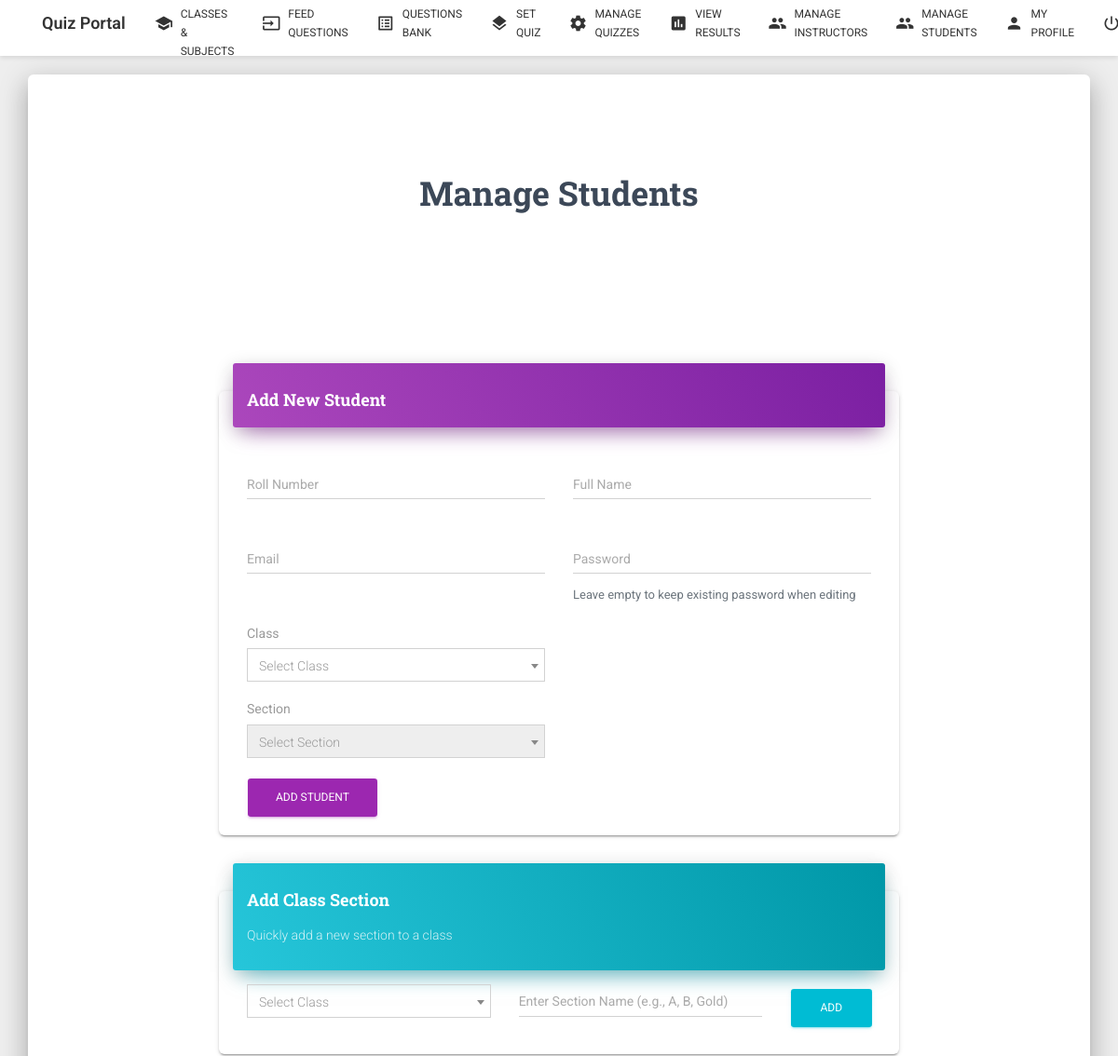
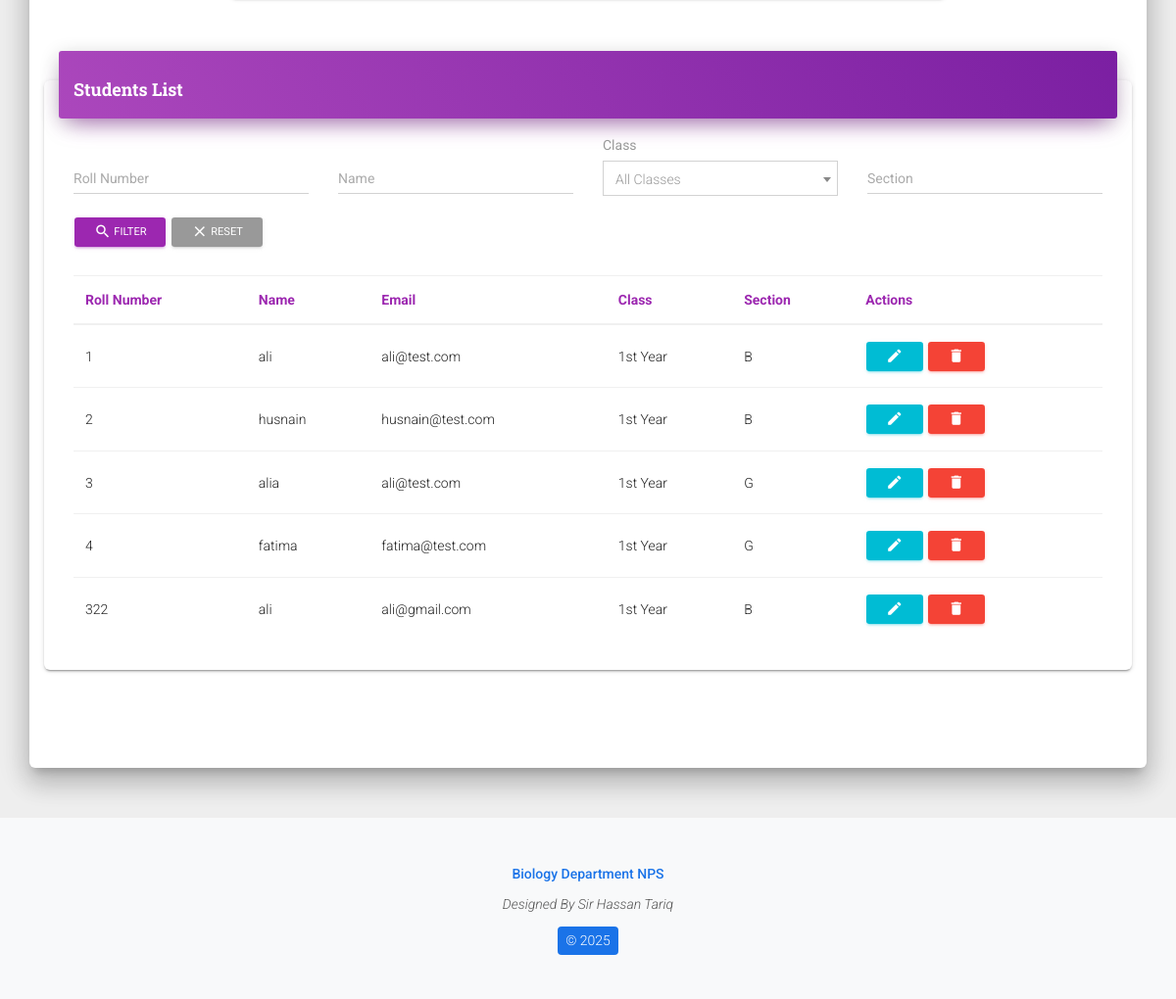
The page /code/manage_students.php (signed in) on the database its author committed (2 pictures, top to bottom).
### tables this page shows
CREATE TABLE `studentinfo` (
  `name` varchar(30) NOT NULL,
  `rollnumber` int(11) NOT NULL,
  `department` varchar(20) NOT NULL,
  `program` varchar(20) NOT NULL,
  `password` varchar(20) NOT NULL,
  `email` varchar(50) NOT NULL,
  `section_id` int(11) DEFAULT NULL COMMENT 'Reference to class_sections table',
  `section` varchar(50) DEFAULT NULL COMMENT 'Student section'
);

### code/manage_students.php (the view, shortened to what this page needs)
<?php
include "database.php";
$students_html = "";
$recordsPerPage = 10;
$page = isset($_GET['page']) ? intval($_GET['page']) : 1;
$offset = ($page - 1) * $recordsPerPage;
$filter_roll = isset($_GET['filter_roll']) ? trim($_GET['filter_roll']) : '';
$filter_name = isset($_GET['filter_name']) ? trim($_GET['filter_name']) : '';
$filter_section = isset($_GET['filter_section']) ? trim($_GET['filter_section']) : '';
$params = [];
$where_clause = '';
$fetch_students_sql = "SELECT s.*, c.class_id FROM studentinfo s
                       LEFT JOIN classes c ON s.department = c.class_name
                       $where_clause
                       ORDER BY s.rollnumber ASC
                       LIMIT ? OFFSET ?";
$stmt = $conn->prepare($fetch_students_sql);
if (!empty($params)) {
    $params[] = $recordsPerPage;
    $params[] = $offset;
    $types = str_repeat('s', count($params) - 2) . 'ii';
    $stmt->bind_param($types, ...$params);
} else {
    $stmt->bind_param('ii', $recordsPerPage, $offset);
}
$stmt->execute();
$students_result = $stmt->get_result();
if ($students_result && $students_result->num_rows > 0) {
    while ($student = $students_result->fetch_assoc()) {
        $students_html .= sprintf(
            '<tr>
                <td>%s</td>
                <td>%s</td>
                <td>%s</td>
                <td>%s</td>
                <td>%s</td>
                <td>
                    <button type="button" class="btn btn-info btn-sm" onclick="editStudent(%d, \'%s\', \'%s\', \'%s\', \'%s\')">
                        <i class="material-icons">edit</i>
                    </button>
                    <button type="button" class="btn btn-danger btn-sm" onclick="deleteStudent(%d)">
                        <i class="material-icons">delete</i>
                    </button>
                </td>
            </tr>',
            htmlspecialchars($student['rollnumber']),
            htmlspecialchars($student['name']),
            htmlspecialchars($student['email']),
            htmlspecialchars($student['department']),
            htmlspecialchars($student['section'] ?? ''),
            $student['rollnumber'],
            addslashes($student['name']),
            addslashes($student['email']),
            addslashes($student['class_id'] ?? ''),
            addslashes($student['section'] ?? ''),
            $student['rollnumber']
        );
    }
} else {
    $students_html = '<tr><td colspan="6" class="text-center">No students found matching your criteria.</td></tr>';
}
?>
<!DOCTYPE html>
<html lang="en">
<head>
    <link rel="stylesheet" href="https://cdnjs.cloudflare.com/ajax/libs/font-awesome/6.4.0/css/all.min.css">
    <link href="./assets/css/material-kit.css?v=2.0.4" rel="stylesheet" />
    <link href="https://cdnjs.cloudflare.com/ajax/libs/select2/4.0.13/css/select2.min.css" rel="stylesheet" />
</head>
<body class="landing-page sidebar-collapse">
    <nav class="navbar fixed-top navbar-expand-lg">
        <div class="container">
            <div class="navbar-translate">
                <a class="navbar-brand" href="instructorhome.php">Quiz Portal</a>
            </div>
            <div class="collapse navbar-collapse">
                <ul class="navbar-nav ml-auto">
                    <li class="nav-item">
                        <a href="manage_classes_subjects.php" class="nav-link">
                            <i class="material-icons">school</i> Manage Classes & Subjects
                        </a>
                    </li>
                    <li class="nav-item">
                        <a href="questionfeed.php" class="nav-link">
                            <i class="material-icons">input</i> Feed Questions
                        </a>
                    </li>
                    <li class="nav-item">
                        <a href="view_questions.php" class="nav-link">
                            <i class="material-icons">list_alt</i> Questions Bank
                        </a>
                    </li>
                    <li class="nav-item">
                        <a href="quizconfig.php" class="nav-link">
                            <i class="material-icons">layers</i> Set Quiz
                        </a>
                    </li>
                    <li class="nav-item">
                        <a href="manage_quizzes.php" class="nav-link">
                            <i class="material-icons">settings</i> Manage Quizzes
                        </a>
                    </li>
                    <li class="nav-item">
                        <a href="view_quiz_results.php" class="nav-link">
                            <i class="material-icons">assessment</i> View Results
                        </a>
                    </li>
                    <li class="nav-item">
                        <a href="manage_instructors.php" class="nav-link">
                            <i class="material-icons">people</i> Manage Instructors
                        </a>
                    </li>
                    <li class="nav-item">
                        <a href="manage_students.php" class="nav-link">
                            <i class="material-icons">group</i> Manage Students
                        </a>
                    </li>
                    <li class="nav-item">
                        <a href="my_profile.php" class="nav-link">
                            <i class="material-icons">person</i> My Profile
                        </a>
                    </li>
                    <li class="nav-item">
                        <a class="nav-link" rel="tooltip" title="" data-placement="bottom" href="instructorlogout.php" data-original-title="Get back to Login Page">
                            <i class="material-icons">power_settings_new</i> Log Out
                        </a>
                    </li>
                </ul>
            </div>
        </div>
    </nav>
    <div class="wrapper">
        <div class="main main-raised">
            <div class="container">
                <div class="section text-center">
                    <h2 class="title">Manage Students</h2>
                </div>
                <div class="section">
                    <div class="row">
                        <div class="col-md-8 ml-auto mr-auto">
                            <div class="card">
                                <div class="card-header card-header-primary">
                                    <h4 class="card-title">Add New Student</h4>
                                </div>
                                <div class="card-body">
                                    <form method="POST" action="manage_students.php" id="studentForm">
                                        <div class="row">
                                            <div class="col-md-6">
                                                <div class="form-group">
                                                    <label class="bmd-label-floating">Roll Number</label>
                                                    <input type="number" class="form-control" name="rollnumber" id="rollnumber" required>
                                                </div>
                                            </div>
                                            <div class="col-md-6">
                                                <div class="form-group">
                                                    <label class="bmd-label-floating">Full Name</label>
                                                    <input type="text" class="form-control" name="name" id="name" required>
                                                </div>
                                            </div>
                                        </div>
                                        <div class="row">
                                            <div class="col-md-6">
                                                <div class="form-group">
                                                    <label class="bmd-label-floating">Email</label>
                                                    <input type="email" class="form-control" name="email" id="email" required>
                                                </div>
                                            </div>
                                            <div class="col-md-6">
                                                <div class="form-group">
                                                    <label class="bmd-label-floating">Password</label>
                                                    <input type="password" class="form-control" name="password" id="password">
                                                    <small class="form-text text-muted">Leave empty to keep existing password when editing</small>
                                                </div>
                                            </div>
                                        </div>
                                        <div class="row">
                                            <div class="col-md-6">
                                                <div class="form-group">
                                                    <label class="bmd-label-floating">Class</label>
                                                </div>
                                            </div>
                                        </div>
                                        <div class="row">
                                            <div class="col-md-6">
                                                <div class="form-group">
                                                    <label class="bmd-label-floating">Section</label>
                                                </div>
                                            </div>
                                        </div>
                                        <button type="submit" name="add_student" class="btn btn-primary pull-right">Add Student</button>
                                    </form>
                                </div>
                            </div>
                        </div>
                    </div>
                    <div class="row mb-4">
                        <div class="col-md-8 ml-auto mr-auto">
                            <div class="card">
                                <div class="card-header card-header-info">
                                    <h4 class="card-title">Add Class Section</h4>
                                    <p class="card-category">Quickly add a new section to a class</p>
                                </div>
                                <div class="card-body">
                                    <div class="row">
                                        <div class="col-md-5">
                                        </div>
                                        <div class="col-md-5">
                                            <input type="text" class="form-control" id="quick_section_name" placeholder="Enter Section Name (e.g., A, B, Gold)">
                                        </div>
                                        <div class="col-md-2">
                                            <button type="button" class="btn btn-info btn-block" id="add_section_btn">Add</button>
                                        </div>
                                    </div>
                                    <div class="row mt-2">
                                        <div class="col-md-12">
                                        </div>
                                    </div>
                                </div>
                            </div>
                        </div>
                    </div>
                    <div class="row">
                        <div class="col-md-12">
                            <div class="card">
                                <div class="card-header card-header-primary">
                                    <h4 class="card-title">Students List</h4>
                                </div>
                                <div class="card-body">
                                    <form method="GET" action="manage_students.php" class="mb-4">
                                        <div class="row">
                                            <div class="col-md-3">
                                                <div class="form-group">
                                                    <label class="bmd-label-floating">Roll Number</label>
                                                    <input type="text" class="form-control" name="filter_roll" value="<?php echo htmlspecialchars($filter_roll); ?>">
                                                </div>
                                            </div>
                                            <div class="col-md-3">
                                                <div class="form-group">
                                                    <label class="bmd-label-floating">Name</label>
                                                    <input type="text" class="form-control" name="filter_name" value="<?php echo htmlspecialchars($filter_name); ?>">
                                                </div>
                                            </div>
                                            <div class="col-md-3">
                                                <div class="form-group">
                                                    <label class="bmd-label-floating">Class</label>
                                                </div>
                                            </div>
                                            <div class="col-md-3">
                                                <div class="form-group">
                                                    <label class="bmd-label-floating">Section</label>
                                                    <input type="text" class="form-control" name="filter_section" value="<?php echo htmlspecialchars($filter_section); ?>">
                                                </div>
                                            </div>
                                        </div>
                                        <button type="submit" class="btn btn-primary btn-sm">
                                            <i class="material-icons">search</i> Filter
                                        </button>
                                        <a href="manage_students.php" class="btn btn-default btn-sm">
                                            <i class="material-icons">clear</i> Reset
                                        </a>
                                    </form>
                                    <div class="table-responsive">
                                        <table class="table">
                                            <thead class="text-primary">
                                                <tr>
                                                    <th>Roll Number</th>
                                                    <th>Name</th>
                                                    <th>Email</th>
                                                    <th>Class</th>
                                                    <th>Section</th>
                                                    <th>Actions</th>
                                                </tr>
                                            </thead>
                                            <tbody>
                                                <?php echo $students_html; ?>
                                            </tbody>
                                        </table>
                                    </div>
                                </div>
                            </div>
                        </div>
                    </div>
                </div>
            </div>
        </div>
        <footer class="footer footer-default">
            <div class="container">
                <div class="copyright text-center">
                    <div class="department">Biology Department NPS</div>
                    <div class="designer">Designed By Sir Hassan Tariq</div>
                    <div class="year">
                        &copy; <script>document.write(new Date().getFullYear())</script>
                    </div>
                </div>
            </div>
        </footer>
    </div>
</body>
</html>

### rows shown on the page
studentinfo: rollnumber "1", name "ali", email "ali@test.com", department "1st Year", section "B"
studentinfo: rollnumber "2", name "husnain", email "husnain@test.com", department "1st Year", section "B"
studentinfo: rollnumber "3", name "alia", email "ali@test.com", department "1st Year", section "G"
studentinfo: rollnumber "4", name "fatima", email "fatima@test.com", department "1st Year", section "G"
studentinfo: rollnumber "322", name "ali", email "ali@gmail.com", department "1st Year", section "B"
